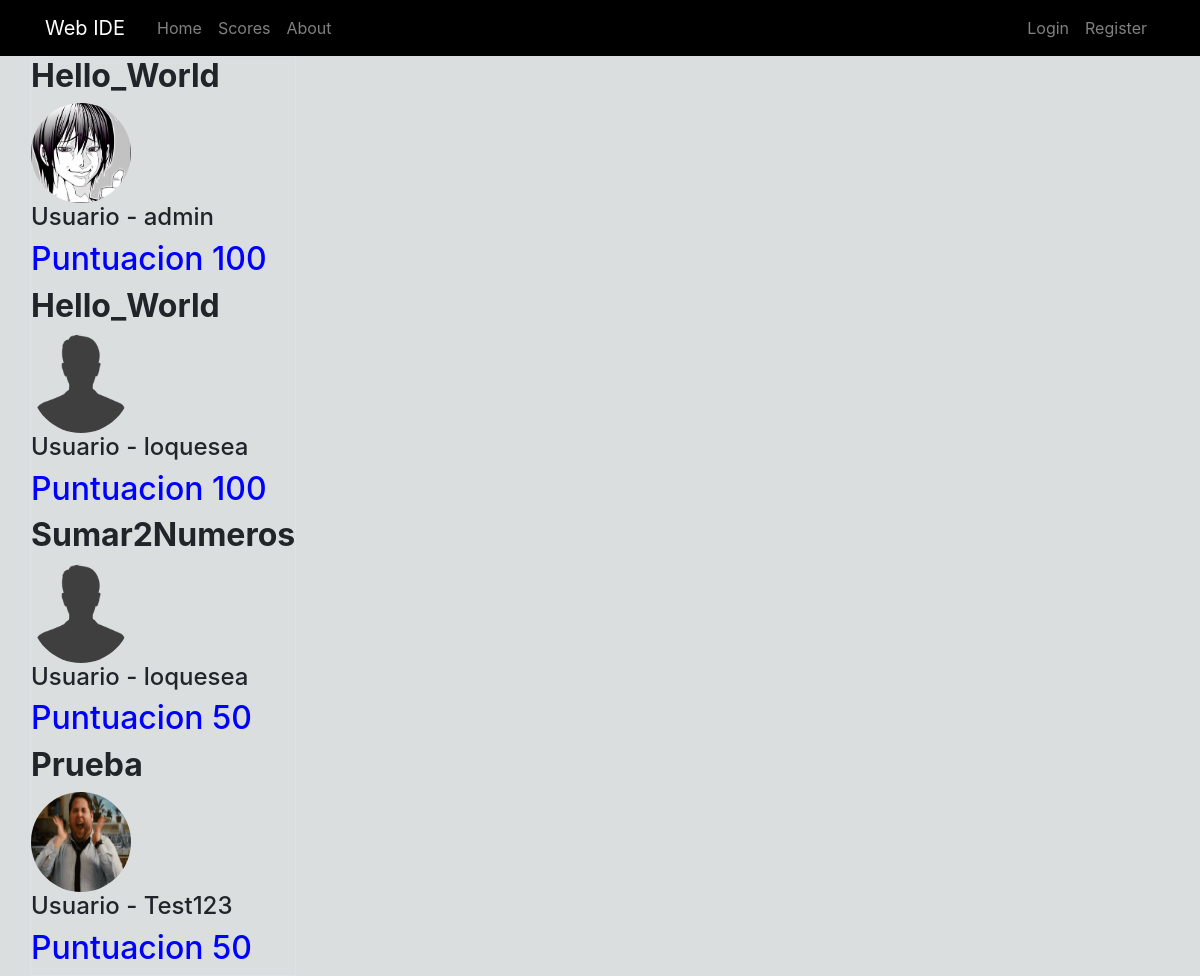
The page /scores/ on the database its author committed.
### App_IDE/models.py (models this page shows, shortened)
class puntuacion(models.Model):
    score = models.IntegerField()
    date_posted = models.DateTimeField(default=timezone.now)
    algoritmo = models.ForeignKey(algoritmos, on_delete = models.CASCADE)
    author = models.ForeignKey(User, on_delete = models.CASCADE)

class algoritmos(models.Model):
    title = models.CharField(max_length = 100)
    logica =  models.TextField()
    date_posted = models.DateTimeField(default=timezone.now)
    author = models.ForeignKey(User, on_delete = models.CASCADE)

### users/models.py (models this page shows, shortened)
class profile(models.Model):
    user = models.OneToOneField(User, on_delete = models.CASCADE)
    image = models.ImageField(default = 'profile_pics/default.png', upload_to = 'profile_pics')

### App_IDE/views.py (the view)
# urls.py: path('scores/', views.scores, name = 'Web-IDE-scores'),
def scores(request):
    context = {
            'title': 'Tabla de puntuaciones',
            'scores' : puntuacion.objects.all()
        }
    return render(request, 'ide/scores.html', context)

### App_IDE/templates/ide/scores.html
{% extends "ide/base.html" %}
{% block content %}
	<div class="content-section border">
		{% for score in scores %}
			<h2 style = "font-weight: bold;"> {{ score.algoritmo.title }}</h2>
			<img class="rounded-circle article-img" style = "height: 100px; width: 100px" src="{{ score.author.profile.image.url }}">
			<h4 > Usuario - {{ score.author.username }}</h3>
			<h2 id = "h2_puntuacion"> Puntuacion {{ score.score }} </h2>
		{% endfor %}
	</div>
{% endblock content %}

### App_IDE/templates/ide/base.html (shortened to what this page needs)
<!DOCTYPE html>
<html lang = es>
{% load staticfiles %}
	<head>
		<link rel="stylesheet" type="text/css" href="{% static "bootstrap/css/bootstrap.min.css"%}">
		<link rel="stylesheet" type="text/css" href="{% static "css/styles.css"%}">
	</head>
	<body>
		<header class="site-header">
			<nav class="navbar navbar-expand-md navbar-dark bg-steel">
		        <div class="container">
		          <a class="navbar-brand mr-4" href="/">Web IDE</a>
		          <div class="collapse navbar-collapse" id="navbarToggle">
		            <div class="navbar-nav mr-auto">
		             	<a class="nav-item nav-link" href="{% url 'Web-IDE' %}">Home</a>
						<a class="nav-item nav-link" href="{% url 'Web-IDE-scores' %}">Scores</a>
						<a class="nav-item nav-link" href="{% url 'Web-IDE-about' %}">About</a>
		            </div>
		            <div class="navbar-nav">
						{% if user.is_authenticated %}
							<a class="nav-item nav-link" href="{% url 'profile' %}">Profile</a>
			            	<a class="nav-item nav-link" href="{% url 'logout' %}">Logout</a>
						{% else %}
							<a class="nav-item nav-link" href="{% url 'login' %}">Login</a>
			            	<a class="nav-item nav-link" href="{% url 'register' %}">Register</a>
						{% endif %}
		            </div>
		          </div>
		        </div>
			</nav>
		</header>
		<main role = "main" class = "container">
			<div class = "row">
				{% block content %}{% endblock %}
			</div>
		</main>
</body>

### App_IDE/static/css/styles.css (style rules this page uses)
body { background-color: #DADEDF; }
.navbar-dark { background-color: black; }
#h2_puntuacion { color:blue; }

### rows shown on the page
puntuacion: algoritmo "Hello_World", author.profile.image (picture), author.username "admin", score "100"
puntuacion: algoritmo "Hello_World", author.profile.image (placeholder picture), author.username "loquesea", score "100"
puntuacion: algoritmo "Sumar2Numeros", author.profile.image (placeholder picture), author.username "loquesea", score "50"
puntuacion: algoritmo "Prueba", author.profile.image (picture), author.username "Test123", score "50"
